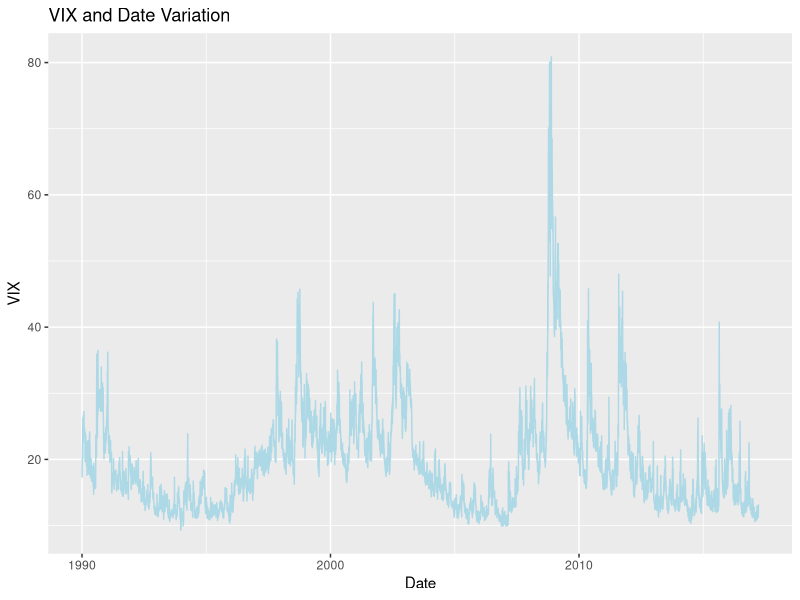

Source code (R): (Note: this script raises an error after producing the figure.)
# Question 3

# set up
rm(list = ls())
library(ggplot2)
library(glmnet)
library(dplyr)

# (1)

# data load and pre-process
df_source <- read.csv('data/vixlarge.csv', header = FALSE, sep = ',')
colnames(df_source) <- c("date", "VIX")
df_source$date <- as.Date(df_source$date, format = "\'%Y-%m-%d\'")

# plot
VIX_date_plot <- ggplot(df_source, aes(date, VIX)) + 
  geom_line(color = "lightblue") + 
  labs(title = "VIX and Date Variation", x = 'Date', y ='VIX')
ggsave(VIX_date_plot, filename = 'output/Q3_1_VIX_Date_plot.png', width = 8, height = 4)

# (2)

# transform the data to time series
ts_source <- ts(df_source$VIX)
num <- length(ts_source)
model <- ar(ts_source, order.max = 22, method = "ols")
IC_values <- data.frame(
  order = 1:22,
  AIC = model$aic[2:23],
  BIC = numeric(22)
)
IC_values$BIC <- IC_values$AIC + (log(num) - 2) * IC_values$order

write.csv(IC_values, "output/Q3_2_AR_IC.csv")

cat(paste0("From the data we can find out that under AIC, AR(", which.min(IC_values$AIC), ") is the best, while under BIC, AR(", which.min(IC_values$BIC), ") is the best.\n"))


# (3)

# a vacant table to record the model performance.
error_table <- data.frame(matrix(ncol = 44, nrow = 0))
colnames(error_table) <- c(paste0("sqr_AR", 1:22), paste0("abs_AR", 1:22))

for (mx_lag in 1:22) {
  for (stt in 1:(length(ts_source) - 3000)) {
    wd <- ts_source[stt:(stt + 2999)]
    model <- ar(wd, order.max = mx_lag, method = "ols", aic = F)
    pred <- predict(model, n.ahead = 1)
    bias <- ts_source[stt + 3000] - as.numeric(pred$pred)
    error_table[stt, mx_lag] <- bias^2
    error_table[stt, mx_lag + 22] <- abs(bias)
  }
}

# calculate mean error
mean_error <- data.frame(
  Model = c(paste0("AR(", 1:22, ")")),
  Mean_Sqr_Error = round(apply(error_table[, 1:22], 2, mean), 7),
  Mean_Abs_Error = round(apply(error_table[, 23:44], 2, mean), 7),
  row.names = NULL
)
write.csv(mean_error, file = "output/Q3_3_autoreg_error.csv",
          row.names = FALSE)

# (4)

# generate overall `y` and `X` to be indexed
vec_ts <- as.vector(ts_source)
df_ts_with_lag <- data.frame(
  "VIX" = vec_ts
)
for (i in 1:22) {
  df_ts_with_lag[,paste0("lag", i)] = lag(vec_ts, i)
}
overall_y <- df_ts_with_lag %>%
  select(VIX) %>% 
  scale(center = TRUE, scale = FALSE) %>% 
  as.matrix()
overall_X <- df_ts_with_lag %>% 
  select(-VIX) %>% 
  as.matrix()

# again another error table
RL_error_table <- data.frame(matrix(ncol = 8, nrow = 0))
model_names <- c("Ridge_1", "Ridge_10", "Lasso_1", "Lasso_10")
colnames(RL_error_table) <- c(paste0("sqr_", model_names), 
                              paste0("abs_", model_names))

# start the loop
alps <- c(0, 0, 1, 1)
lmbs <- c(1, 10, 1, 10)
for (i in 1:4) {
  alp <- alps[i]
  lmb <- lmbs[i]
  for (stt in 1:(length(ts_source) - 3000)){
    y <- overall_y[(stt + 22):(stt + 2999),]
    X <- overall_X[(stt + 22):(stt + 2999),]
    model <- glmnet(X, y, alpha = alp, lambda = lmb)
    pred <- predict(model, newx = overall_X[stt + 3000,], s = lmb)
    bias <- overall_y[stt + 3000] - pred
    RL_error_table[stt, i] <- bias^2
    RL_error_table[stt, i + 4] <- abs(bias)
  }
}

# calculate mean error
RL_mean_error <- data.frame(
  Model = model_names,
  Mean_Sqr_Error = round(apply(error_table[, 1:4], 2, mean), 7),
  Mean_Abs_Error = round(apply(error_table[, 5:8], 2, mean), 7),
  row.names = NULL
)
overall_mean_error <- rbind(mean_error, RL_mean_error)
write.csv(RL_mean_error, file = "output/Q3_4_RL_autoreg_error.csv",
          row.names = FALSE)
write.csv(overall_mean_error, file = "output/Q3_4_overall_error.csv",
          row.names = FALSE)

# (5)
mean_MSE_index <- which.min(overall_mean_error$Mean_Sqr_Error)
mean_MAE_index <- which.min(overall_mean_error$Mean_Abs_Error)
cat(paste("\nThe model with minimal MSE is",
          overall_mean_error$Model[mean_MSE_index],
          "\nThe model with minimal MAE is",
          overall_mean_error$Model[mean_MAE_index]))

# output 
# The model with minimal MSE is AR(5) 
# The model with minimal MAE is AR(2)

# As we can see from the output and the table of Mean Errors, the model with minimal MSE and MAE are AR(5) and AR(2), seperately. However, Ridge and Lasso regularization method didn't improve the performance as we had expected, instead, the MAE and MSE of these models are obviously higher than normal AR(22) model. As i am concerned, no lags should be punished for being non-zero in our model, all lags play a part in determining the future value of VIX and thus no need to punish a coefficient to be non-zero. Therefore, the non-necessary punishment failed the model to perform better, while instead, worse.


# 我们可以命令返回的结果以及记录平均误的表格可以的得到，按照 MSE，最好的模型是 AR(5)，按照MAE，最好的模型是AR(2)。然而，Ridge and Lasso 方法并没有如同我们所预料地，改善模型的表现，反而让模型的误差明显大于 AR(22)。我认为，这背后的原因在于，我们的模型中所有的lag都差不多得决定了未来的 VIX 值，于是没有必要惩罚非零参数。因此施加不必要的参数非零惩罚反而使得模型的表现更差了。
